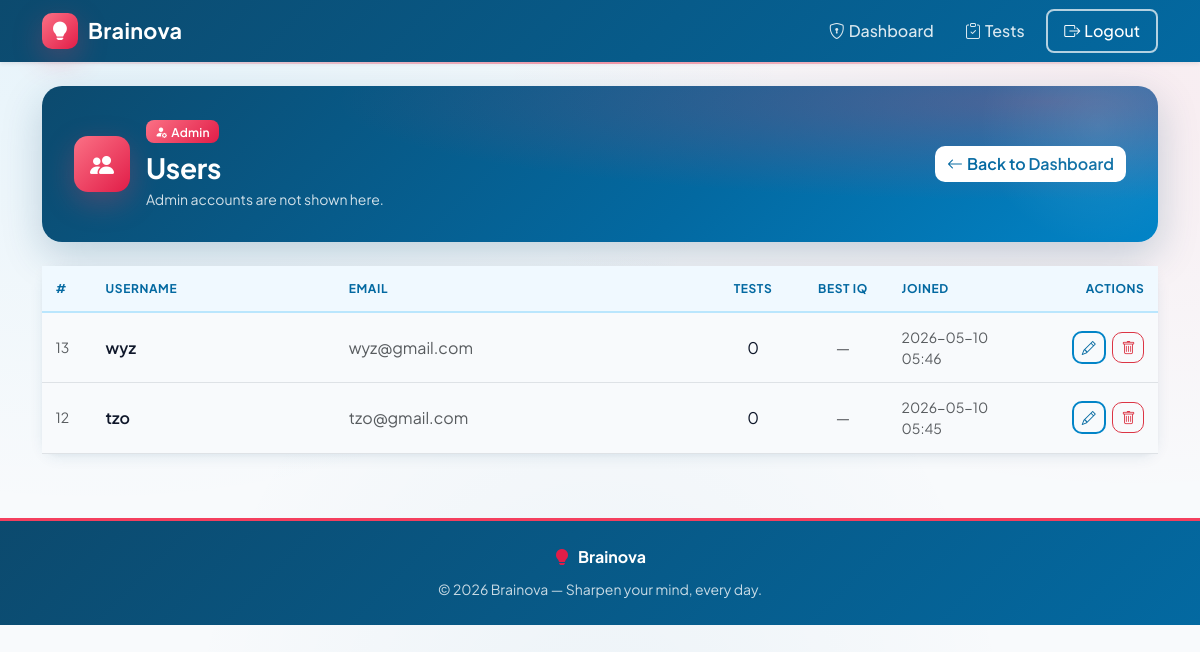
Page /admin/users (signed in) on the committed database.
### tables this page shows
CREATE TABLE users (
    id INTEGER PRIMARY KEY AUTOINCREMENT,
    username TEXT NOT NULL UNIQUE,
    email TEXT NOT NULL UNIQUE,
    password TEXT NOT NULL,
    is_admin INTEGER DEFAULT 0,
    created_at TIMESTAMP DEFAULT CURRENT_TIMESTAMP
);

### routes/admin.py (the view)
@admin_bp.route('/users')
@admin_required
def users():
    db = get_db()
    rows = db.execute(
        '''SELECT u.id, u.username, u.email, u.created_at,
                  COUNT(tr.id) AS test_count,
                  MAX(tr.iq_score) AS best_iq
           FROM users u
           LEFT JOIN test_results tr ON tr.user_id = u.id
           WHERE u.is_admin = 0
           GROUP BY u.id
           ORDER BY u.created_at DESC'''
    ).fetchall()
    db.close()
    return render_template('admin/users.html', users=rows)

### app.py (called while the page is built)
@app.context_processor
def inject_notification_count():
    if 'user_id' in session and not session.get('is_admin'):
        return {'unread_notifications': unread_count(session['user_id'])}
    return {'unread_notifications': 0}

### database.py (called while the page is built)
def get_db():
    conn = sqlite3.connect(DATABASE)
    conn.row_factory = sqlite3.Row
    conn.execute("PRAGMA foreign_keys = ON")
    return conn

### routes/admin.py (called while the page is built)
def admin_required(f):
    @wraps(f)
    def decorated(*args, **kwargs):
        if 'user_id' not in session:
            flash('Please log in.', 'warning')
            return redirect(url_for('auth.login'))
        if not session.get('is_admin'):
            flash('Admin access required.', 'danger')
            return redirect(url_for('index'))
        return f(*args, **kwargs)
    return decorated

### templates/admin/users.html (shortened to what this page needs)
{% extends "base.html" %}
{% block content %}
<div class="page-banner d-flex justify-content-between align-items-center flex-wrap gap-3">
  <div class="d-flex align-items-center gap-3">
    <div class="banner-icon"><i class="bi bi-people-fill"></i></div>
    <div>
      <span class="badge bg-warning text-dark mb-2"><i class="bi bi-person-fill-gear me-1"></i>Admin</span>
      <h3 class="fw-bold mb-1">Users</h3>
      <p class="mb-0 small">Admin accounts are not shown here.</p>
    </div>
  </div>
  <a href="{{ url_for('admin.dashboard') }}" class="btn btn-light">
    <i class="bi bi-arrow-left me-1"></i>Back to Dashboard
  </a>
</div>
<div class="card border-0 shadow-sm">
  <div class="card-body p-0">
    {% if users %}
      <div class="table-responsive">
        <table class="table table-hover align-middle mb-0">
          <thead class="table-light">
            <tr>
              <th style="width:50px">#</th>
              <th>Username</th>
              <th>Email</th>
              <th style="width:90px" class="text-center">Tests</th>
              <th style="width:90px" class="text-center">Best IQ</th>
              <th style="width:140px">Joined</th>
              <th style="width:130px" class="text-end">Actions</th>
            </tr>
          </thead>
          <tbody>
            {% for u in users %}
            <tr>
              <td class="text-muted small">{{ u['id'] }}</td>
              <td class="fw-semibold">{{ u['username'] }}</td>
              <td class="text-muted">{{ u['email'] }}</td>
              <td class="text-center">{{ u['test_count'] }}</td>
              <td class="text-center">
                {% if u['best_iq'] %}
                  <span class="badge bg-primary">{{ u['best_iq'] }}</span>
                {% else %}
                  <span class="text-muted">—</span>
                {% endif %}
              </td>
              <td class="text-muted small">{{ u['created_at'][:16] }}</td>
              <td class="text-end">
                <a href="{{ url_for('admin.edit_user', user_id=u['id']) }}"
                   class="btn btn-sm btn-outline-primary me-1" title="Edit">
                  <i class="bi bi-pencil"></i>
                </a>
                <form method="POST" action="{{ url_for('admin.delete_user', user_id=u['id']) }}"
                      class="d-inline"
                      onsubmit="return confirm('Delete user &quot;{{ u['username'] }}&quot; and all their test results? This cannot be undone.')">
                  <button type="submit" class="btn btn-sm btn-outline-danger" title="Delete">
                    <i class="bi bi-trash"></i>
                  </button>
                </form>
              </td>
            </tr>
            {% endfor %}
          </tbody>
        </table>
      </div>
    {% else %}
      <div class="text-center py-5 text-muted">
        <i class="bi bi-people display-4 d-block mb-3"></i>
        <p>No registered users yet.</p>
      </div>
    {% endif %}
  </div>
</div>
{% endblock %}

### static/css/style.css (style rules this page uses)
:root { --bs-primary: #0284c7; --bs-primary-rgb: 2, 132, 199; --bn-primary-50: #f0f9ff; --bn-primary-100: #e0f2fe; --bn-primary-200: #bae6fd; --bn-primary-500: #0ea5e9; --bn-primary-600: #0284c7; --bn-primary-700: #0369a1; --bn-primary-800: #075985; --bn-primary-900: #0c4a6e; --bn-amber-300: #fda4af; --bn-amber-400: #fb7185; --bn-amber-500: #f43f5e; --bn-amber-600: #e11d48; --bn-amber-700: #be123c; --bn-ink: #0f172a; --bn-ink-soft: #1e293b; --bn-mute: #64748b; --bn-surface: #f8fafc; --bn-card: #ffffff; --bn-line: #e2e8f0; --bs-success: #16a34a; --bs-success-rgb: 22, 163, 74; --bs-warning: #f43f5e; --bs-warning-rgb: 244, 63, 94; --bs-info: #0891b2; --bs-info-rgb: 8, 145, 178; --bs-danger: #dc2626; --bs-danger-rgb: 220, 38, 38; --bs-link-color: #0369a1; --bs-link-hover-color: #0c4a6e; --bs-body-bg: var(--bn-surface); --bs-body-color: var(--bn-ink); --bn-grad-primary: linear-gradient(135deg, #0369a1 0%, #0ea5e9 60%, #38bdf8 100%); --bn-grad-warm: linear-gradient(135deg, #0369a1 0%, #0ea5e9 45%, #f43f5e 100%); --bn-grad-amber: linear-gradient(135deg, #fb7185 0%, #e11d48 100%); --bn-grad-deep: linear-gradient(135deg, #0c4a6e 0%, #0369a1 100%); --bn-shadow-sm: 0 1px 2px rgba(12, 74, 110, 0.06), 0 1px 1px rgba(12, 74, 110, 0.04); --bn-shadow: 0 4px 14px rgba(12, 74, 110, 0.08), 0 2px 4px rgba(12, 74, 110, 0.04); --bn-shadow-lg: 0 16px 40px rgba(12, 74, 110, 0.12), 0 6px 12px rgba(12, 74, 110, 0.05); --bn-shadow-glow: 0 10px 30px rgba(14, 165, 233, 0.30); --bn-shadow-amber: 0 10px 30px rgba(244, 63, 94, 0.28); }
body { background-color: var(--bn-surface); background-image: radial-gradient(at 8% 0%, rgba(14,165,233,0.08), transparent 45%), radial-gradient(at 95% 12%, rgba(244,63,94,0.07), transparent 40%), radial-gradient(at 50% 100%, rgba(3,105,161,0.05), transparent 50%); background-attachment: fixed; font-family: 'Plus Jakarta Sans', 'Inter', 'Segoe UI', system-ui, -apple-system, sans-serif; color: var(--bn-ink); -webkit-font-smoothing: antialiased; }
h1, h2, h3, h4, h5, h6, .display-1, .display-2, .display-3, .display-4, .display-5 { font-family: 'Plus Jakarta Sans', 'Poppins', 'Segoe UI', system-ui, sans-serif; letter-spacing: -0.01em; color: var(--bn-ink); }
a { color: var(--bs-link-color); }
.btn { font-weight: 600; border-radius: 10px; transition: transform .15s ease, box-shadow .2s ease, background .2s ease; }
.btn-outline-primary { border: 2px solid var(--bn-primary-600); color: var(--bn-primary-700); background: transparent; }
.btn-light { background: #fff; color: var(--bn-primary-700); border: none; }
.card { background: var(--bn-card); border: 1px solid var(--bn-line); border-radius: 16px; box-shadow: var(--bn-shadow-sm); }
.card.shadow, .card.shadow-sm { box-shadow: var(--bn-shadow) !important; border: 1px solid rgba(226, 232, 240, 0.7); }
.page-banner { background: var(--bn-grad-deep); background-image: radial-gradient(ellipse at 90% 10%, rgba(244,63,94,0.30), transparent 50%), linear-gradient(135deg, #0c4a6e 0%, #0369a1 60%, #0284c7 100%); color: #fff; border-radius: 20px; padding: 2rem 2rem; position: relative; overflow: hidden; box-shadow: 0 14px 40px rgba(12,74,110,0.22); margin-bottom: 1.5rem; }
.page-banner h1, .page-banner h2, .page-banner h3, .page-banner h4 { color: #fff; }
.page-banner p, .page-banner small, .page-banner .text-muted { color: rgba(255,255,255,0.82) !important; }
.page-banner .banner-icon { width: 56px; height: 56px; border-radius: 14px; background: var(--bn-grad-amber); color: #fff; display: inline-flex; align-items: center; justify-content: center; font-size: 1.5rem; box-shadow: var(--bn-shadow-amber); }
.page-banner::after { content: ''; position: absolute; width: 240px; height: 240px; background: radial-gradient(circle, rgba(255,255,255,0.10), transparent 70%); border-radius: 50%; top: -80px; right: -60px; pointer-events: none; }
.table { color: var(--bn-ink); }
.table > :not(caption) > * > * { padding: 0.85rem 0.85rem; }
.table-light, .table > thead { background: var(--bn-primary-50) !important; --bs-table-bg: var(--bn-primary-50); color: var(--bn-primary-800); }
.table-light th, .table > thead th { font-weight: 700; text-transform: uppercase; font-size: 0.75rem; letter-spacing: 0.6px; color: var(--bn-primary-700); border-bottom: 2px solid var(--bn-primary-200); }
.badge { font-weight: 600; letter-spacing: 0.3px; padding: 0.45em 0.75em; border-radius: 8px; }
.badge.bg-warning { background: var(--bn-grad-amber) !important; color: #fff !important; }

### rows in the picture
users: id "13", username "wyz", email "wyz@gmail.com", test_count "0", created_at "2026-05-10 05:46"
users: id "12", username "tzo", email "tzo@gmail.com", test_count "0", created_at "2026-05-10 05:45"
